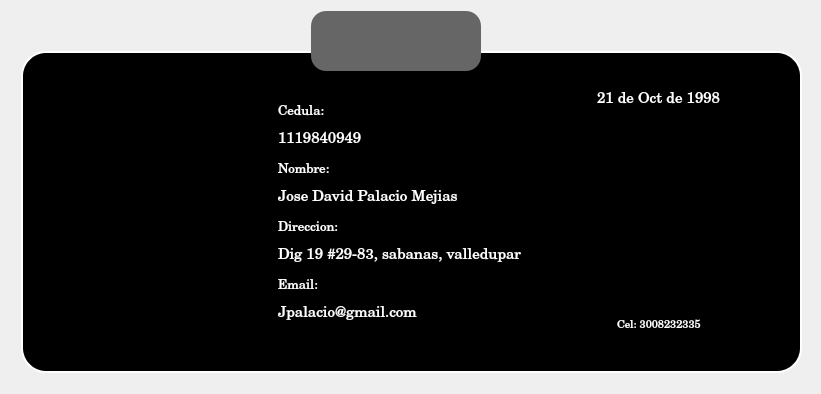
<?xml version="1.0" encoding="UTF-8"?>
<ui version="4.0">
 <class>Dialog</class>
 <widget class="QDialog" name="Dialog">
  <property name="geometry">
   <rect>
    <x>0</x>
    <y>0</y>
    <width>821</width>
    <height>394</height>
   </rect>
  </property>
  <property name="windowTitle">
   <string>Dialog</string>
  </property>
  <layout class="QVBoxLayout" name="verticalLayout">
   <item>
    <widget class="QWidget" name="widget" native="true">
     <property name="styleSheet">
      <string notr="true">QFrame{
background-color: rgb(0, 0, 0);
border-radius:25px;
border:2px solid #fff;
}</string>
     </property>
     <widget class="QFrame" name="frame">
      <property name="geometry">
       <rect>
        <x>10</x>
        <y>40</y>
        <width>781</width>
        <height>322</height>
       </rect>
      </property>
      <property name="styleSheet">
       <string notr="true"/>
      </property>
      <property name="frameShape">
       <enum>QFrame::StyledPanel</enum>
      </property>
      <property name="frameShadow">
       <enum>QFrame::Raised</enum>
      </property>
      <layout class="QVBoxLayout" name="verticalLayout_9">
       <item>
        <widget class="QStackedWidget" name="sw_info">
         <property name="styleSheet">
          <string notr="true">background-color: rgba(255, 255, 255, 0);
border:none;</string>
         </property>
         <widget class="QWidget" name="page">
          <layout class="QHBoxLayout" name="horizontalLayout_2">
           <item>
            <spacer name="horizontalSpacer_3">
             <property name="orientation">
              <enum>Qt::Horizontal</enum>
             </property>
             <property name="sizeHint" stdset="0">
              <size>
               <width>60</width>
               <height>20</height>
              </size>
             </property>
            </spacer>
           </item>
           <item>
            <widget class="QFrame" name="frame_3">
             <property name="minimumSize">
              <size>
               <width>150</width>
               <height>150</height>
              </size>
             </property>
             <property name="maximumSize">
              <size>
               <width>150</width>
               <height>150</height>
              </size>
             </property>
             <property name="font">
              <font>
               <stylestrategy>PreferAntialias</stylestrategy>
              </font>
             </property>
             <property name="styleSheet">
              <string notr="true">
border-image: url(:/source/usuarios.png);
border-radius:75px;</string>
             </property>
             <property name="frameShape">
              <enum>QFrame::StyledPanel</enum>
             </property>
             <property name="frameShadow">
              <enum>QFrame::Raised</enum>
             </property>
            </widget>
           </item>
           <item>
            <spacer name="horizontalSpacer_4">
             <property name="orientation">
              <enum>Qt::Horizontal</enum>
             </property>
             <property name="sizeHint" stdset="0">
              <size>
               <width>60</width>
               <height>20</height>
              </size>
             </property>
            </spacer>
           </item>
           <item>
            <layout class="QVBoxLayout" name="verticalLayout_8">
             <item>
              <spacer name="verticalSpacer_2">
               <property name="orientation">
                <enum>Qt::Vertical</enum>
               </property>
               <property name="sizeType">
                <enum>QSizePolicy::Minimum</enum>
               </property>
               <property name="sizeHint" stdset="0">
                <size>
                 <width>20</width>
                 <height>30</height>
                </size>
               </property>
              </spacer>
             </item>
             <item>
              <layout class="QVBoxLayout" name="verticalLayout_7" stretch="0,0,0,0">
               <property name="spacing">
                <number>10</number>
               </property>
               <item>
                <widget class="QFrame" name="frame_6">
                 <property name="sizePolicy">
                  <sizepolicy hsizetype="Preferred" vsizetype="Expanding">
                   <horstretch>0</horstretch>
                   <verstretch>0</verstretch>
                  </sizepolicy>
                 </property>
                 <property name="styleSheet">
                  <string notr="true">background-color: rgba(255, 255, 255, 0);
border-radius:0px;</string>
                 </property>
                 <property name="frameShape">
                  <enum>QFrame::StyledPanel</enum>
                 </property>
                 <property name="frameShadow">
                  <enum>QFrame::Raised</enum>
                 </property>
                 <layout class="QVBoxLayout" name="verticalLayout_3">
                  <property name="topMargin">
                   <number>0</number>
                  </property>
                  <property name="bottomMargin">
                   <number>0</number>
                  </property>
                  <item>
                   <widget class="QLabel" name="label_7">
                    <property name="font">
                     <font>
                      <family>Century Schoolbook</family>
                      <pointsize>10</pointsize>
                     </font>
                    </property>
                    <property name="styleSheet">
                     <string notr="true">color: rgb(255, 255, 255);
background-color: rgba(255, 255, 255, 0);</string>
                    </property>
                    <property name="text">
                     <string>Cedula:</string>
                    </property>
                   </widget>
                  </item>
                  <item>
                   <widget class="QLabel" name="label_2">
                    <property name="font">
                     <font>
                      <family>Century Schoolbook</family>
                      <pointsize>11</pointsize>
                     </font>
                    </property>
                    <property name="styleSheet">
                     <string notr="true">color: rgb(255, 255, 255);
background-color: rgba(255, 255, 255, 0);</string>
                    </property>
                    <property name="text">
                     <string>1119840949</string>
                    </property>
                   </widget>
                  </item>
                 </layout>
                </widget>
               </item>
               <item>
                <widget class="QFrame" name="frame_7">
                 <property name="sizePolicy">
                  <sizepolicy hsizetype="Preferred" vsizetype="Expanding">
                   <horstretch>0</horstretch>
                   <verstretch>0</verstretch>
                  </sizepolicy>
                 </property>
                 <property name="styleSheet">
                  <string notr="true">background-color: rgba(255, 255, 255, 0);
border-radius:0px;</string>
                 </property>
                 <property name="frameShape">
                  <enum>QFrame::StyledPanel</enum>
                 </property>
                 <property name="frameShadow">
                  <enum>QFrame::Raised</enum>
                 </property>
                 <layout class="QVBoxLayout" name="verticalLayout_4">
                  <property name="topMargin">
                   <number>0</number>
                  </property>
                  <property name="bottomMargin">
                   <number>0</number>
                  </property>
                  <item>
                   <widget class="QLabel" name="label_8">
                    <property name="font">
                     <font>
                      <family>Century Schoolbook</family>
                      <pointsize>10</pointsize>
                     </font>
                    </property>
                    <property name="styleSheet">
                     <string notr="true">color: rgb(255, 255, 255);
background-color: rgba(255, 255, 255, 0);</string>
                    </property>
                    <property name="text">
                     <string>Nombre:</string>
                    </property>
                   </widget>
                  </item>
                  <item>
                   <widget class="QLabel" name="label_9">
                    <property name="font">
                     <font>
                      <family>Century Schoolbook</family>
                      <pointsize>11</pointsize>
                     </font>
                    </property>
                    <property name="styleSheet">
                     <string notr="true">color: rgb(255, 255, 255);
background-color: rgba(255, 255, 255, 0);</string>
                    </property>
                    <property name="text">
                     <string>Jose David Palacio Mejias</string>
                    </property>
                   </widget>
                  </item>
                 </layout>
                </widget>
               </item>
               <item>
                <widget class="QFrame" name="frame_8">
                 <property name="sizePolicy">
                  <sizepolicy hsizetype="Preferred" vsizetype="Expanding">
                   <horstretch>0</horstretch>
                   <verstretch>0</verstretch>
                  </sizepolicy>
                 </property>
                 <property name="styleSheet">
                  <string notr="true">background-color: rgba(255, 255, 255, 0);
border-radius:0px;</string>
                 </property>
                 <property name="frameShape">
                  <enum>QFrame::StyledPanel</enum>
                 </property>
                 <property name="frameShadow">
                  <enum>QFrame::Raised</enum>
                 </property>
                 <layout class="QVBoxLayout" name="verticalLayout_5">
                  <property name="topMargin">
                   <number>0</number>
                  </property>
                  <property name="bottomMargin">
                   <number>0</number>
                  </property>
                  <item>
                   <widget class="QLabel" name="label_10">
                    <property name="font">
                     <font>
                      <family>Century Schoolbook</family>
                      <pointsize>10</pointsize>
                     </font>
                    </property>
                    <property name="styleSheet">
                     <string notr="true">color: rgb(255, 255, 255);
background-color: rgba(255, 255, 255, 0);</string>
                    </property>
                    <property name="text">
                     <string>Direccion:</string>
                    </property>
                   </widget>
                  </item>
                  <item>
                   <widget class="QLabel" name="label_11">
                    <property name="font">
                     <font>
                      <family>Century Schoolbook</family>
                      <pointsize>11</pointsize>
                     </font>
                    </property>
                    <property name="styleSheet">
                     <string notr="true">color: rgb(255, 255, 255);
background-color: rgba(255, 255, 255, 0);</string>
                    </property>
                    <property name="text">
                     <string>Dig 19 #29-83, sabanas, valledupar</string>
                    </property>
                   </widget>
                  </item>
                 </layout>
                </widget>
               </item>
               <item>
                <widget class="QFrame" name="frame_9">
                 <property name="sizePolicy">
                  <sizepolicy hsizetype="Preferred" vsizetype="Expanding">
                   <horstretch>0</horstretch>
                   <verstretch>0</verstretch>
                  </sizepolicy>
                 </property>
                 <property name="styleSheet">
                  <string notr="true">background-color: rgba(255, 255, 255, 0);
border-radius:0px;</string>
                 </property>
                 <property name="frameShape">
                  <enum>QFrame::StyledPanel</enum>
                 </property>
                 <property name="frameShadow">
                  <enum>QFrame::Raised</enum>
                 </property>
                 <layout class="QVBoxLayout" name="verticalLayout_6">
                  <property name="topMargin">
                   <number>0</number>
                  </property>
                  <property name="bottomMargin">
                   <number>0</number>
                  </property>
                  <item>
                   <widget class="QLabel" name="label_12">
                    <property name="font">
                     <font>
                      <family>Century Schoolbook</family>
                      <pointsize>10</pointsize>
                     </font>
                    </property>
                    <property name="styleSheet">
                     <string notr="true">color: rgb(255, 255, 255);
background-color: rgba(255, 255, 255, 0);</string>
                    </property>
                    <property name="text">
                     <string>Email:</string>
                    </property>
                   </widget>
                  </item>
                  <item>
                   <widget class="QLabel" name="label_13">
                    <property name="font">
                     <font>
                      <family>Century Schoolbook</family>
                      <pointsize>11</pointsize>
                     </font>
                    </property>
                    <property name="styleSheet">
                     <string notr="true">color: rgb(255, 255, 255);
background-color: rgba(255, 255, 255, 0);</string>
                    </property>
                    <property name="text">
                     <string>Jpalacio@gmail.com</string>
                    </property>
                   </widget>
                  </item>
                 </layout>
                </widget>
               </item>
              </layout>
             </item>
             <item>
              <spacer name="verticalSpacer">
               <property name="orientation">
                <enum>Qt::Vertical</enum>
               </property>
               <property name="sizeType">
                <enum>QSizePolicy::Minimum</enum>
               </property>
               <property name="sizeHint" stdset="0">
                <size>
                 <width>20</width>
                 <height>30</height>
                </size>
               </property>
              </spacer>
             </item>
            </layout>
           </item>
           <item>
            <spacer name="horizontalSpacer_5">
             <property name="orientation">
              <enum>Qt::Horizontal</enum>
             </property>
             <property name="sizeHint" stdset="0">
              <size>
               <width>60</width>
               <height>20</height>
              </size>
             </property>
            </spacer>
           </item>
           <item>
            <widget class="QFrame" name="frame_5">
             <property name="frameShape">
              <enum>QFrame::StyledPanel</enum>
             </property>
             <property name="frameShadow">
              <enum>QFrame::Raised</enum>
             </property>
             <layout class="QVBoxLayout" name="verticalLayout_2">
              <property name="spacing">
               <number>25</number>
              </property>
              <property name="topMargin">
               <number>0</number>
              </property>
              <property name="bottomMargin">
               <number>0</number>
              </property>
              <item alignment="Qt::AlignHCenter">
               <widget class="QLabel" name="label_3">
                <property name="font">
                 <font>
                  <family>Century Schoolbook</family>
                  <pointsize>11</pointsize>
                 </font>
                </property>
                <property name="styleSheet">
                 <string notr="true">color: rgb(255, 255, 255);
background-color: rgba(255, 255, 255, 0);</string>
                </property>
                <property name="text">
                 <string>21 de Oct de 1998</string>
                </property>
               </widget>
              </item>
              <item>
               <layout class="QHBoxLayout" name="horizontalLayout">
                <item>
                 <spacer name="horizontalSpacer">
                  <property name="orientation">
                   <enum>Qt::Horizontal</enum>
                  </property>
                  <property name="sizeHint" stdset="0">
                   <size>
                    <width>40</width>
                    <height>20</height>
                   </size>
                  </property>
                 </spacer>
                </item>
                <item>
                 <widget class="QFrame" name="frame_4">
                  <property name="minimumSize">
                   <size>
                    <width>100</width>
                    <height>120</height>
                   </size>
                  </property>
                  <property name="maximumSize">
                   <size>
                    <width>100</width>
                    <height>120</height>
                   </size>
                  </property>
                  <property name="styleSheet">
                   <string notr="true">border-image: url(:/source/biometrico.png);
border-radius:0px;

</string>
                  </property>
                  <property name="frameShape">
                   <enum>QFrame::StyledPanel</enum>
                  </property>
                  <property name="frameShadow">
                   <enum>QFrame::Raised</enum>
                  </property>
                 </widget>
                </item>
                <item>
                 <spacer name="horizontalSpacer_2">
                  <property name="orientation">
                   <enum>Qt::Horizontal</enum>
                  </property>
                  <property name="sizeHint" stdset="0">
                   <size>
                    <width>40</width>
                    <height>20</height>
                   </size>
                  </property>
                 </spacer>
                </item>
               </layout>
              </item>
              <item alignment="Qt::AlignHCenter">
               <widget class="QLabel" name="label_6">
                <property name="font">
                 <font>
                  <family>Century Schoolbook</family>
                  <pointsize>8</pointsize>
                 </font>
                </property>
                <property name="styleSheet">
                 <string notr="true">color: rgb(255, 255, 255);
background-color: rgba(255, 255, 255, 0);</string>
                </property>
                <property name="text">
                 <string>Cel: 3008232335</string>
                </property>
               </widget>
              </item>
             </layout>
            </widget>
           </item>
           <item>
            <spacer name="horizontalSpacer_6">
             <property name="orientation">
              <enum>Qt::Horizontal</enum>
             </property>
             <property name="sizeHint" stdset="0">
              <size>
               <width>60</width>
               <height>20</height>
              </size>
             </property>
            </spacer>
           </item>
          </layout>
         </widget>
         <widget class="QWidget" name="page_2">
          <layout class="QHBoxLayout" name="horizontalLayout_8">
           <item>
            <layout class="QVBoxLayout" name="verticalLayout_24" stretch="1,0,0">
             <item>
              <layout class="QHBoxLayout" name="horizontalLayout_7">
               <item>
                <spacer name="horizontalSpacer_19">
                 <property name="orientation">
                  <enum>Qt::Horizontal</enum>
                 </property>
                 <property name="sizeType">
                  <enum>QSizePolicy::Fixed</enum>
                 </property>
                 <property name="sizeHint" stdset="0">
                  <size>
                   <width>40</width>
                   <height>20</height>
                  </size>
                 </property>
                </spacer>
               </item>
               <item>
                <widget class="QFrame" name="frame_10">
                 <property name="minimumSize">
                  <size>
                   <width>150</width>
                   <height>150</height>
                  </size>
                 </property>
                 <property name="maximumSize">
                  <size>
                   <width>150</width>
                   <height>150</height>
                  </size>
                 </property>
                 <property name="font">
                  <font>
                   <stylestrategy>PreferAntialias</stylestrategy>
                  </font>
                 </property>
                 <property name="styleSheet">
                  <string notr="true">
border-image: url(:/source/usuarios.png);
border-radius:75px;</string>
                 </property>
                 <property name="frameShape">
                  <enum>QFrame::StyledPanel</enum>
                 </property>
                 <property name="frameShadow">
                  <enum>QFrame::Raised</enum>
                 </property>
                </widget>
               </item>
               <item>
                <spacer name="horizontalSpacer_20">
                 <property name="orientation">
                  <enum>Qt::Horizontal</enum>
                 </property>
                 <property name="sizeType">
                  <enum>QSizePolicy::Fixed</enum>
                 </property>
                 <property name="sizeHint" stdset="0">
                  <size>
                   <width>40</width>
                   <height>20</height>
                  </size>
                 </property>
                </spacer>
               </item>
              </layout>
             </item>
             <item alignment="Qt::AlignHCenter">
              <widget class="QLabel" name="label">
               <property name="font">
                <font>
                 <family>Century Schoolbook</family>
                 <pointsize>12</pointsize>
                </font>
               </property>
               <property name="styleSheet">
                <string notr="true">color: rgb(255, 255, 255);
background-color: rgba(255, 255, 255, 0);</string>
               </property>
               <property name="text">
                <string>Jose David Palacio Mejias</string>
               </property>
              </widget>
             </item>
             <item alignment="Qt::AlignHCenter">
              <widget class="QLabel" name="label_34">
               <property name="font">
                <font>
                 <family>Century Schoolbook</family>
                 <pointsize>12</pointsize>
                </font>
               </property>
               <property name="styleSheet">
                <string notr="true">color: rgb(255, 255, 255);
background-color: rgba(255, 255, 255, 0);</string>
               </property>
               <property name="text">
                <string>C.C: 1119840949</string>
               </property>
              </widget>
             </item>
            </layout>
           </item>
           <item>
            <widget class="QFrame" name="frame_27">
             <property name="sizePolicy">
              <sizepolicy hsizetype="Expanding" vsizetype="Expanding">
               <horstretch>0</horstretch>
               <verstretch>0</verstretch>
              </sizepolicy>
             </property>
             <property name="minimumSize">
              <size>
               <width>483</width>
               <height>286</height>
              </size>
             </property>
             <property name="maximumSize">
              <size>
               <width>483</width>
               <height>286</height>
              </size>
             </property>
             <property name="frameShape">
              <enum>QFrame::StyledPanel</enum>
             </property>
             <property name="frameShadow">
              <enum>QFrame::Raised</enum>
             </property>
             <layout class="QVBoxLayout" name="verticalLayout_25">
              <property name="leftMargin">
               <number>0</number>
              </property>
              <property name="topMargin">
               <number>0</number>
              </property>
              <property name="rightMargin">
               <number>0</number>
              </property>
              <property name="bottomMargin">
               <number>0</number>
              </property>
              <item>
               <widget class="QFrame" name="frame_28">
                <property name="minimumSize">
                 <size>
                  <width>0</width>
                  <height>30</height>
                 </size>
                </property>
                <property name="frameShape">
                 <enum>QFrame::StyledPanel</enum>
                </property>
                <property name="frameShadow">
                 <enum>QFrame::Raised</enum>
                </property>
                <layout class="QHBoxLayout" name="horizontalLayout_9">
                 <item>
                  <widget class="QLabel" name="label_35">
                   <property name="sizePolicy">
                    <sizepolicy hsizetype="Preferred" vsizetype="Fixed">
                     <horstretch>0</horstretch>
                     <verstretch>0</verstretch>
                    </sizepolicy>
                   </property>
                   <property name="font">
                    <font>
                     <family>Century Schoolbook</family>
                     <pointsize>12</pointsize>
                    </font>
                   </property>
                   <property name="styleSheet">
                    <string notr="true">color: rgb(255, 255, 255);
background-color: rgba(255, 255, 255, 0);</string>
                   </property>
                   <property name="text">
                    <string>Lista de Procesos</string>
                   </property>
                  </widget>
                 </item>
                 <item>
                  <spacer name="horizontalSpacer_21">
                   <property name="orientation">
                    <enum>Qt::Horizontal</enum>
                   </property>
                   <property name="sizeHint" stdset="0">
                    <size>
                     <width>218</width>
                     <height>16</height>
                    </size>
                   </property>
                  </spacer>
                 </item>
                 <item>
                  <widget class="QComboBox" name="comboBox">
                   <property name="palette">
                    <palette>
                     <active>
                      <colorrole role="Button">
                       <brush brushstyle="SolidPattern">
                        <color alpha="0">
                         <red>255</red>
                         <green>255</green>
                         <blue>255</blue>
                        </color>
                       </brush>
                      </colorrole>
                      <colorrole role="Base">
                       <brush brushstyle="SolidPattern">
                        <color alpha="0">
                         <red>255</red>
                         <green>255</green>
                         <blue>255</blue>
                        </color>
                       </brush>
                      </colorrole>
                      <colorrole role="Window">
                       <brush brushstyle="SolidPattern">
                        <color alpha="0">
                         <red>255</red>
                         <green>255</green>
                         <blue>255</blue>
                        </color>
                       </brush>
                      </colorrole>
                     </active>
                     <inactive>
                      <colorrole role="Button">
                       <brush brushstyle="SolidPattern">
                        <color alpha="0">
                         <red>255</red>
                         <green>255</green>
                         <blue>255</blue>
                        </color>
                       </brush>
                      </colorrole>
                      <colorrole role="Base">
                       <brush brushstyle="SolidPattern">
                        <color alpha="0">
                         <red>255</red>
                         <green>255</green>
                         <blue>255</blue>
                        </color>
                       </brush>
                      </colorrole>
                      <colorrole role="Window">
                       <brush brushstyle="SolidPattern">
                        <color alpha="0">
                         <red>255</red>
                         <green>255</green>
                         <blue>255</blue>
                        </color>
                       </brush>
                      </colorrole>
                     </inactive>
                     <disabled>
                      <colorrole role="Button">
                       <brush brushstyle="SolidPattern">
                        <color alpha="0">
                         <red>255</red>
                         <green>255</green>
                         <blue>255</blue>
                        </color>
                       </brush>
                      </colorrole>
                      <colorrole role="Base">
                       <brush brushstyle="SolidPattern">
                        <color alpha="0">
                         <red>255</red>
                         <green>255</green>
                         <blue>255</blue>
                        </color>
                       </brush>
                      </colorrole>
                      <colorrole role="Window">
                       <brush brushstyle="SolidPattern">
                        <color alpha="0">
                         <red>255</red>
                         <green>255</green>
                         <blue>255</blue>
                        </color>
                       </brush>
                      </colorrole>
                     </disabled>
                    </palette>
                   </property>
                   <property name="styleSheet">
                    <string notr="true"/>
                   </property>
                   <property name="placeholderText">
                    <string/>
                   </property>
                   <property name="frame">
                    <bool>false</bool>
                   </property>
                   <item>
                    <property name="text">
                     <string>Iniciado</string>
                    </property>
                   </item>
                   <item>
                    <property name="text">
                     <string>Periodo Probatorio</string>
                    </property>
                   </item>
                   <item>
                    <property name="text">
                     <string>Finalizado</string>
                    </property>
                   </item>
                  </widget>
                 </item>
                </layout>
               </widget>
              </item>
              <item>
               <widget class="QListWidget" name="listWidget">
                <property name="sizePolicy">
                 <sizepolicy hsizetype="Expanding" vsizetype="Expanding">
                  <horstretch>0</horstretch>
                  <verstretch>0</verstretch>
                 </sizepolicy>
                </property>
                <property name="minimumSize">
                 <size>
                  <width>0</width>
                  <height>0</height>
                 </size>
                </property>
                <property name="maximumSize">
                 <size>
                  <width>16777215</width>
                  <height>16777215</height>
                 </size>
                </property>
                <property name="styleSheet">
                 <string notr="true">background-color: rgba(0, 0, 0,0);
border-radius:0px;</string>
                </property>
               </widget>
              </item>
             </layout>
            </widget>
           </item>
          </layout>
         </widget>
        </widget>
       </item>
      </layout>
     </widget>
     <widget class="QFrame" name="frame_2">
      <property name="geometry">
       <rect>
        <x>300</x>
        <y>0</y>
        <width>170</width>
        <height>60</height>
       </rect>
      </property>
      <property name="minimumSize">
       <size>
        <width>170</width>
        <height>60</height>
       </size>
      </property>
      <property name="styleSheet">
       <string notr="true">background-color: rgb(102, 102, 102);
border-radius:15px;
border:none;</string>
      </property>
      <property name="frameShape">
       <enum>QFrame::StyledPanel</enum>
      </property>
      <property name="frameShadow">
       <enum>QFrame::Raised</enum>
      </property>
      <layout class="QHBoxLayout" name="horizontalLayout_10">
       <property name="spacing">
        <number>10</number>
       </property>
       <property name="leftMargin">
        <number>10</number>
       </property>
       <property name="rightMargin">
        <number>10</number>
       </property>
       <item>
        <widget class="QPushButton" name="btn_cerrar">
         <property name="sizePolicy">
          <sizepolicy hsizetype="Fixed" vsizetype="Fixed">
           <horstretch>0</horstretch>
           <verstretch>0</verstretch>
          </sizepolicy>
         </property>
         <property name="minimumSize">
          <size>
           <width>40</width>
           <height>40</height>
          </size>
         </property>
         <property name="styleSheet">
          <string notr="true">QPushButton{
	background-color: rgba(255, 255, 255, 0);
}

QPushButton:hover{
	background-color: rgba(255, 255, 255, 0);
	border:1px solid #FFF;
	border-radius:20px;
}

QPushButton:pressed{
	background-color: rgba(255, 255, 255, 100);
	border:1px solid #FFF;
	border-radius:20px;
}</string>
         </property>
         <property name="text">
          <string/>
         </property>
         <property name="icon">
          <iconset resource="../../static/recursos.qrc">
           <normaloff>:/source/cerrar2.png</normaloff>:/source/cerrar2.png</iconset>
         </property>
         <property name="iconSize">
          <size>
           <width>20</width>
           <height>20</height>
          </size>
         </property>
        </widget>
       </item>
       <item>
        <spacer name="horizontalSpacer_22">
         <property name="orientation">
          <enum>Qt::Horizontal</enum>
         </property>
         <property name="sizeHint" stdset="0">
          <size>
           <width>100</width>
           <height>20</height>
          </size>
         </property>
        </spacer>
       </item>
       <item>
        <widget class="QPushButton" name="btn_voltear">
         <property name="sizePolicy">
          <sizepolicy hsizetype="Fixed" vsizetype="Fixed">
           <horstretch>0</horstretch>
           <verstretch>0</verstretch>
          </sizepolicy>
         </property>
         <property name="minimumSize">
          <size>
           <width>40</width>
           <height>40</height>
          </size>
         </property>
         <property name="styleSheet">
          <string notr="true">QPushButton{
	background-color: rgba(255, 255, 255, 0);
}

QPushButton:hover{
	background-color: rgba(255, 255, 255, 0);
	border:1px solid #FFF;
	border-radius:20px;
}

QPushButton:pressed{
	background-color: rgba(255, 255, 255, 100);
	border:1px solid #FFF;
	border-radius:20px;
}
</string>
         </property>
         <property name="text">
          <string/>
         </property>
         <property name="icon">
          <iconset resource="../../static/recursos.qrc">
           <normaloff>:/source/giro.png</normaloff>:/source/giro.png</iconset>
         </property>
         <property name="iconSize">
          <size>
           <width>30</width>
           <height>30</height>
          </size>
         </property>
        </widget>
       </item>
      </layout>
     </widget>
    </widget>
   </item>
  </layout>
 </widget>
 <resources>
  <include location="../../static/recursos.qrc"/>
 </resources>
 <connections/>
</ui>
